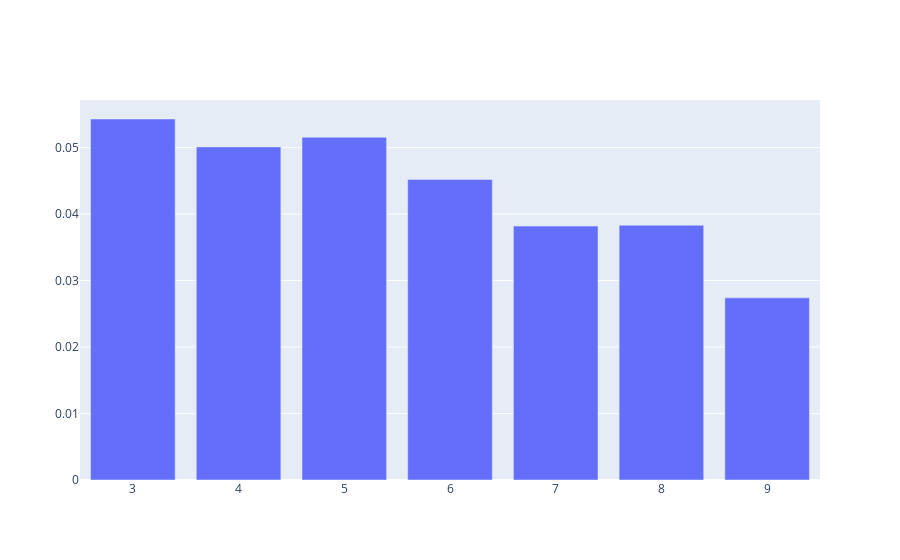

The notebook cell saved with this chart:
### Code cell
# d) with plotly
import plotly.graph_objects as go
go.Figure(data=go.Bar(x=x, y=y))  #, mode='markers'))

### Figure 1 — Plotly figure (JSON) as saved in the notebook; plotly's stock layout.template omitted (floating-point values rounded to 4 significant figures)
{"data": [{"type": "bar", "x": [3, 4, 5, 6, 7, 8, 9], "y": [0.0543, 0.0501, 0.05155, 0.04522, 0.03819, 0.03831, 0.0274]}], "layout": {}}
